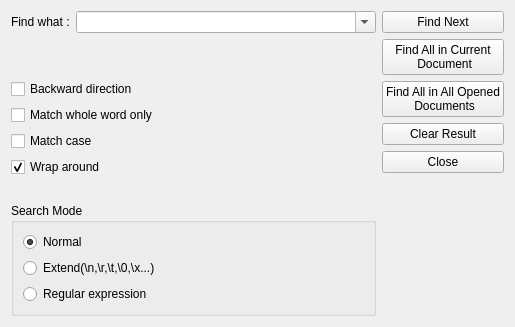
      <widget class="QWidget" name="tab_find">
       <attribute name="title">
        <string>find</string>
       </attribute>
       <layout class="QHBoxLayout" name="horizontalLayout_3">
        <item>
         <layout class="QVBoxLayout" name="verticalLayout_4">
          <item>
           <layout class="QHBoxLayout" name="horizontalLayout">
            <item>
             <widget class="QLabel" name="label">
              <property name="text">
               <string>Find what :</string>
              </property>
             </widget>
            </item>
            <item>
             <widget class="QComboBox" name="findComboBox">
              <property name="minimumSize">
               <size>
                <width>300</width>
                <height>0</height>
               </size>
              </property>
              <property name="editable">
               <bool>true</bool>
              </property>
              <property name="maxCount">
               <number>512</number>
              </property>
             </widget>
            </item>
           </layout>
          </item>
          <item>
           <spacer name="verticalSpacer_3">
            <property name="orientation">
             <enum>Qt::Vertical</enum>
            </property>
            <property name="sizeHint" stdset="0">
             <size>
              <width>20</width>
              <height>40</height>
             </size>
            </property>
           </spacer>
          </item>
          <item>
           <layout class="QVBoxLayout" name="verticalLayout_3">
            <item>
             <layout class="QVBoxLayout" name="verticalLayout_2">
              <item>
               <widget class="QCheckBox" name="findBackwardBox">
                <property name="text">
                 <string>Backward direction</string>
                </property>
               </widget>
              </item>
              <item>
               <widget class="QCheckBox" name="findMatchWholeBox">
                <property name="text">
                 <string>Match whole word only</string>
                </property>
               </widget>
              </item>
              <item>
               <widget class="QCheckBox" name="findMatchCaseBox">
                <property name="text">
                 <string>Match case</string>
                </property>
               </widget>
              </item>
              <item>
               <widget class="QCheckBox" name="findWrapBox">
                <property name="text">
                 <string>Wrap around</string>
                </property>
                <property name="checked">
                 <bool>true</bool>
                </property>
               </widget>
              </item>
             </layout>
            </item>
            <item>
             <spacer name="verticalSpacer_2">
              <property name="orientation">
               <enum>Qt::Vertical</enum>
              </property>
              <property name="sizeHint" stdset="0">
               <size>
                <width>20</width>
                <height>20</height>
               </size>
              </property>
             </spacer>
            </item>
            <item>
             <widget class="QGroupBox" name="groupBox">
              <property name="title">
               <string>Search Mode</string>
              </property>
              <layout class="QGridLayout" name="gridLayout">
               <item row="2" column="0">
                <layout class="QHBoxLayout" name="horizontalLayout_2">
                 <item>
                  <widget class="QRadioButton" name="findModeRegularBt">
                   <property name="text">
                    <string>Regular expression</string>
                   </property>
                  </widget>
                 </item>
                </layout>
               </item>
               <item row="0" column="0">
                <widget class="QRadioButton" name="findModeNormalBt">
                 <property name="text">
                  <string>Normal</string>
                 </property>
                 <property name="checked">
                  <bool>true</bool>
                 </property>
                </widget>
               </item>
               <item row="1" column="0">
                <widget class="QRadioButton" name="findModeExtendBt">
                 <property name="text">
                  <string>Extend(\n,\r,\t,\0,\x...)</string>
                 </property>
                </widget>
               </item>
              </layout>
             </widget>
            </item>
           </layout>
          </item>
         </layout>
        </item>
        <item>
         <layout class="QVBoxLayout" name="verticalLayout">
          <item>
           <widget class="QPushButton" name="findTextNext">
            <property name="maximumSize">
             <size>
              <width>176</width>
              <height>16777215</height>
             </size>
            </property>
            <property name="text">
             <string>Find Next</string>
            </property>
           </widget>
          </item>
          <item>
           <widget class="QPushButton" name="findAllinCourrent">
            <property name="sizePolicy">
             <sizepolicy hsizetype="Preferred" vsizetype="Fixed">
              <horstretch>0</horstretch>
              <verstretch>0</verstretch>
             </sizepolicy>
            </property>
            <property name="minimumSize">
             <size>
              <width>0</width>
              <height>34</height>
             </size>
            </property>
            <property name="maximumSize">
             <size>
              <width>176</width>
              <height>16777215</height>
             </size>
            </property>
            <property name="text">
             <string>Find All in Current 
 Document</string>
            </property>
           </widget>
          </item>
          <item>
           <widget class="QPushButton" name="findAllinAllOpen">
            <property name="sizePolicy">
             <sizepolicy hsizetype="Preferred" vsizetype="Fixed">
              <horstretch>0</horstretch>
              <verstretch>0</verstretch>
             </sizepolicy>
            </property>
            <property name="minimumSize">
             <size>
              <width>0</width>
              <height>34</height>
             </size>
            </property>
            <property name="maximumSize">
             <size>
              <width>176</width>
              <height>16777215</height>
             </size>
            </property>
            <property name="text">
             <string>Find All in All Opened 
 Documents</string>
            </property>
           </widget>
          </item>
          <item>
           <widget class="QPushButton" name="findClearBt">
            <property name="text">
             <string>Clear Result</string>
            </property>
           </widget>
          </item>
          <item>
           <widget class="QPushButton" name="findCloseBt">
            <property name="sizePolicy">
             <sizepolicy hsizetype="Preferred" vsizetype="Fixed">
              <horstretch>0</horstretch>
              <verstretch>0</verstretch>
             </sizepolicy>
            </property>
            <property name="maximumSize">
             <size>
              <width>176</width>
              <height>16777215</height>
             </size>
            </property>
            <property name="text">
             <string>Close</string>
            </property>
           </widget>
          </item>
          <item>
           <spacer name="verticalSpacer">
            <property name="orientation">
             <enum>Qt::Vertical</enum>
            </property>
            <property name="sizeHint" stdset="0">
             <size>
              <width>20</width>
              <height>40</height>
             </size>
            </property>
           </spacer>
          </item>
         </layout>
        </item>
       </layout>
      </widget>
